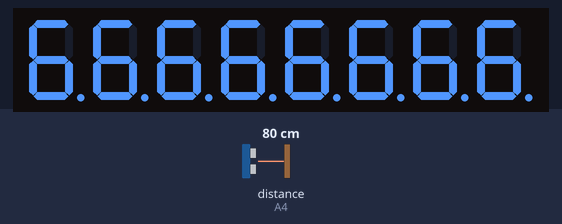
A sketch run on a simulated Arduino Uno, built with avr-gcc and run on an emulated ATmega328P. Parts: 8-digit seven-segment display. Wiring (inferred from the names in the program): ultrasonic range finder: trigger A5; echo A4; 8-digit 7-segment display, segments lit when HIGH: segments pin 10, pin 11, pin 12, pin 13, A0, A1, A2, A3; digit selects pin 9, pin 8, pin 7, pin 6, pin 5, pin 4, pin 3, pin 2. The inputs (shaded band) are chosen by the test bench; at power-on: distance to the obstacle (sensor on A4) 80 cm. The echo pulse lasts 58.3 µs per cm; the segment pins are drawn as the display they are named for; what the sketch prints to the serial monitor is not drawn.

Above: at 0.57 s.

The sketch:

Parking.ino
```cpp
//*********************************************************************************
//* LED LOGIC FROM HERE
//* https://create.arduino.cc/projecthub/SAnwandter1/programming-8x8-led-matrix-23475a
//*********************************************************************************

//*********************************************************************************
//* ULTRASONIC RANGING FROM HERE
//* https://create.arduino.cc/projecthub/abdularbi17/ultrasonic-sensor-hc-sr04-with-arduino-tutorial-327ff6
//*
//* ----------------------------------------------------------------
//* Arduino Ultrasoninc Sensor HC-SR04
//* Re-writed by Arbi Abdul Jabbaar
//* Using Arduino IDE 1.8.7
//* Using HC-SR04 Module
//* Tested on 17 September 2019
//* ----------------------------------------------------------------
//*********************************************************************************

#include <SPI.h>

//*********************************************************************************
//* PATTERNS BUILT WITH
//* https://www.riyas.org/2013/12/online-led-matrix-font-generator-with.html
//*********************************************************************************

// TUNABLES

#define	LIMIT_NEAR_CM	28.0
#define LIMIT_FAR_CM	42.0

#define DISTANCE_AVERAGE	16
#define DISTANCE_CHANNELS	2

#define DISTANCE_IDLE_EPSILON	2.0
#define DISTANCE_IDLE_COUNT		50000U

// PINS FOR RANGING

#define RANGE_TRIGGER_PIN_1	A5		// ATTACH TO PIN TRIG OF HC-SR04
#define RANGE_ECHO_PIN_1	A4		// ATTACH TO PIN ECHO OF HC-SR04

#define RANGE_TRIGGER_PIN_2	MISO	// ATTACH TO PIN TRIG OF HC-SR04
#define RANGE_ECHO_PIN_2	MOSI	// ATTACH TO PIN ECHO OF HC-SR04

// PINS FOR LED MATRIX

#define LED_ROW_1 2
#define LED_ROW_2 3
#define LED_ROW_3 4
#define LED_ROW_4 5
#define LED_ROW_5 6
#define LED_ROW_6 7
#define LED_ROW_7 8
#define LED_ROW_8 9

#define LED_COL_1 10
#define LED_COL_2 11
#define LED_COL_3 12
#define LED_COL_4 13
#define LED_COL_5 A0
#define LED_COL_6 A1
#define LED_COL_7 A2
#define LED_COL_8 A3

// DATA TYPES

typedef enum {
	S_IDLE,			// NOTHING TO DO, READ RANGE ONCE A SECOND, WAKEUP ON VALID
	S_SYMBOL,		// SHOW SYMBOL
	S_RANGING,		// DO RANGING WITH MAXIMUM SPEED, SHOW NO SYMBOL
} EState;

const byte	mayRowPins[] = { LED_ROW_1, LED_ROW_2, LED_ROW_3, LED_ROW_4, LED_ROW_5, LED_ROW_6, LED_ROW_7, LED_ROW_8 };
const byte	mayColPins[] = { LED_COL_1, LED_COL_2, LED_COL_3, LED_COL_4, LED_COL_5, LED_COL_6, LED_COL_7, LED_COL_8 };
const byte	mayRangeTriggerPin[DISTANCE_CHANNELS] = { RANGE_TRIGGER_PIN_1, RANGE_TRIGGER_PIN_2 };
const byte	mayRangeEchoPin[DISTANCE_CHANNELS] = { RANGE_ECHO_PIN_1, RANGE_ECHO_PIN_2 };

// LOTS OF SYMBOLS

const byte OFF[] = {B00000000,B00000000,B00000000,B00000000,B00000000,B00000000,B00000000,B00000000};
const byte ALL[] = {B11111111,B11111111,B11111111,B11111111,B11111111,B11111111,B11111111,B11111111};
const byte EX[]  = {B00000000,B00010000,B00010000,B00010000,B00010000,B00000000,B00010000,B00000000};
const byte A[]   = {B00000000,B00111100,B01100110,B01100110,B01111110,B01100110,B01100110,B01100110};
const byte B[]   = {B01111000,B01001000,B01001000,B01110000,B01001000,B01000100,B01000100,B01111100};
const byte C[]   = {B00000000,B00011110,B00100000,B01000000,B01000000,B01000000,B00100000,B00011110};
const byte D[]   = {B00000000,B00111000,B00100100,B00100010,B00100010,B00100100,B00111000,B00000000};
const byte E[]   = {B00000000,B00111100,B00100000,B00111000,B00100000,B00100000,B00111100,B00000000};
const byte F[]   = {B00000000,B00111100,B00100000,B00111000,B00100000,B00100000,B00100000,B00000000};
const byte G[]   = {B00000000,B00111110,B00100000,B00100000,B00101110,B00100010,B00111110,B00000000};
const byte H[]   = {B00000000,B00100100,B00100100,B00111100,B00100100,B00100100,B00100100,B00000000};
const byte I[]   = {B00000000,B00111000,B00010000,B00010000,B00010000,B00010000,B00111000,B00000000};
const byte J[]   = {B00000000,B00011100,B00001000,B00001000,B00001000,B00101000,B00111000,B00000000};
const byte K[]   = {B00000000,B00100100,B00101000,B00110000,B00101000,B00100100,B00100100,B00000000};
const byte L[]   = {B00000000,B00100000,B00100000,B00100000,B00100000,B00100000,B00111100,B00000000};
const byte M[]   = {B00000000,B00000000,B01000100,B10101010,B10010010,B10000010,B10000010,B00000000};
const byte N[]   = {B00000000,B00100010,B00110010,B00101010,B00100110,B00100010,B00000000,B00000000};
const byte O[]   = {B00000000,B00111100,B01000010,B01000010,B01000010,B01000010,B00111100,B00000000};
const byte P[]   = {B00000000,B00111000,B00100100,B00100100,B00111000,B00100000,B00100000,B00000000};
const byte Q[]   = {B00000000,B00111100,B01000010,B01000010,B01000010,B01000110,B00111110,B00000001};
const byte R[]   = {B00000000,B00111000,B00100100,B00100100,B00111000,B00100100,B00100100,B00000000};
const byte S[]   = {B00000000,B00111100,B00100000,B00111100,B00000100,B00000100,B00111100,B00000000};
const byte T[]   = {B00000000,B01111100,B00010000,B00010000,B00010000,B00010000,B00010000,B00000000};
const byte U[]   = {B00000000,B01000010,B01000010,B01000010,B01000010,B00100100,B00011000,B00000000};
const byte V[]   = {B00000000,B00100010,B00100010,B00100010,B00010100,B00010100,B00001000,B00000000};
const byte W[]   = {B00000000,B10000010,B10010010,B01010100,B01010100,B00101000,B00000000,B00000000};
const byte X[]   = {B00000000,B01000010,B00100100,B00011000,B00011000,B00100100,B01000010,B00000000};
const byte Y[]   = {B00000000,B01000100,B00101000,B00010000,B00010000,B00010000,B00010000,B00000000};
const byte Z[]   = {B00000000,B00111100,B00000100,B00001000,B00010000,B00100000,B00111100,B00000000};

// UP CARETS FOR SCROLLING ILLUSION

const byte UP_3_1[] = {B10011001, B00100100, B01000010, B10011001, B00100100, B01000010, B10011001, B00100100};
const byte UP_3_2[] = {B00100100, B01000010, B10011001, B00100100, B01000010, B10011001, B00100100, B01000010};
const byte UP_3_3[] = {B01000010, B10011001, B00100100, B01000010, B10011001, B00100100, B01000010, B10011001};

const byte UP_4_1[] = {B00011000, B00100100, B01000010, B10000001, B00011000, B00100100, B01000010, B10000001};
const byte UP_4_2[] = {B00100100, B01000010, B10000001, B00011000, B00100100, B01000010, B10000001, B00011000};
const byte UP_4_3[] = {B01000010, B10000001, B00011000, B00100100, B01000010, B10000001, B00011000, B00100100};
const byte UP_4_4[] = {B10000001, B00011000, B00100100, B01000010, B10000001, B00011000, B00100100, B01000010};

// UP, DOWN AND STOP

const byte UP_ARROW[]   = {B00011000, B00111100, B01111110, B11011011, B10011001, B00011000, B00011000, B00011000};
const byte DOWN_ARROW[] = {B00011000, B00011000, B00011000, B10011001, B11011011, B01111110, B00111100, B00011000};
const byte STOP[]       = {B00000000, B00000000, B00000000, B11111111, B11111111, B00000000, B00000000, B00000000};

const byte SMILE[]	    = {B01100110, B11100111, B11100111, B00000000, B10000001, B11000011, B01111110, B00111100};

// GLOBAL VARIABLES

const byte *	mpActiveSymbol;		// POINTS TO ONE OF THE BYTE ARRAYS WITH SYMBOLS
EState			meState;
unsigned long	mdwNextTicks;		// NEXT TIME TO CHECK FOR STATE CHANGE
float			mnLastDistance;
unsigned int	mnDistanceNoChange;

//*********************************************************************************
//* ONE TIME INIT
//*********************************************************************************

void setup()
{
    // OPEN SERIAL PORT

    Serial.begin (115200);

    // SET ALL USED LED PINS TO OUTPUT
    // THIS IS VERY IMPORTANT! IF THE PINS ARE SET TO INPUT
    // THE DISPLAY WILL BE VERY DIM.

    for (byte i = 2; i <= 13; i++) pinMode (i, OUTPUT);
    pinMode (A0, OUTPUT);
	pinMode (A1, OUTPUT);
	pinMode (A2, OUTPUT);
	pinMode (A3, OUTPUT);

	// SET RANGING PINS

	SPI.end ();
  	pinMode (RANGE_TRIGGER_PIN_1, OUTPUT);	// TRIGGER IS AN OUTPUT
  	pinMode (RANGE_ECHO_PIN_1, INPUT);		// ECHO IS AN INPUT
  	pinMode (RANGE_TRIGGER_PIN_2, OUTPUT);	// TRIGGER IS AN OUTPUT
  	pinMode (RANGE_ECHO_PIN_2, INPUT);		// ECHO IS AN INPUT


  	// INIT GLOBAL VARIABLES

  	mpActiveSymbol = OFF;
  	mnLastDistance = 0.0;
  	mnDistanceNoChange = 0U;
  	meState        = S_IDLE;
	Serial.println ("--> IDLE");
  	mdwNextTicks   = millis () + 333UL;
}

//*********************************************************************************
//* CONTINUOUS LOOP
//*********************************************************************************

void loop()
{
	unsigned long	dwTicks;
	unsigned long	dwDelta;
	bool			bStateCheck;

	// TIME TO CHECK FOR STATE CHANGE ?

    dwTicks = millis ();
    dwDelta = dwTicks - mdwNextTicks;						// THIS MAY WRAP AROUND
    bStateCheck = (dwDelta > 0 && dwDelta < 0x80000000);	// "POSITIVE" DELTA ?
	if (bStateCheck) mdwNextTicks += 333UL;

	// DISPATCH CURRENT STATE

	switch (meState) {

		// SWITCH TO ACTIVE (SYMBOL) STATE IF SOMETHING IS DETECTED

		case S_IDLE:
			if (bStateCheck) {
				if (ReadDistance ()) {
					meState = S_SYMBOL;
					Serial.println ("--> SYMBOL");
					break;
				}
			}
			break;

		// SHOW SYMBOL

		case S_SYMBOL: {
			DrawSymbol (mpActiveSymbol);
			if (bStateCheck) {
			    DrawSymbol (OFF);
				meState = S_RANGING;
				Serial.println ("--> RANGING");
			}
			break;
		}

		// MEASURE DISTANCE AND SET NEW SYMBOL AND STATE

		case S_RANGING: {

		    // MEASURE DISTANCE

			float	nRangeDistanceCM;			// VARIABLE FOR THE DISTANCE MEASUREMENT

			nRangeDistanceCM = ReadDistance ();

			// NOTHING DETECTED AT ALL ?

			if (nRangeDistanceCM == 0.0) {
				mpActiveSymbol = OFF;
				meState = S_IDLE;
				Serial.println ("--> IDLE");
				break;
			}

			// NEW STATE ?

			if (bStateCheck) {
				meState = S_SYMBOL;
				Serial.println ("--> SYMBOL");
			}

			// TOO NEAR ?

			if (nRangeDistanceCM < LIMIT_NEAR_CM) {
				mpActiveSymbol = DOWN_ARROW;
				break;
			}

			// TOO FAR AWAY ?

			if (nRangeDistanceCM > LIMIT_FAR_CM) {
				mpActiveSymbol = UP_ARROW;
				break;
			}

			// JUST RIGHT !

			mpActiveSymbol = SMILE;
			break;
		}
	}
}

//*********************************************************************************
//* DRAW ONE SYMBOL.
//* THIS WILL TAKE 8 x 8 x (150 + OVERHEAD) µs, WHICH IS 10328 µs ON MY ARDUINO UNO
//* OVERHEAD IS THEREFOR AROUND 11 µs
//*********************************************************************************

void DrawSymbol (const byte aySymbolBits[])
{
	// LOOP OVER EACH ROW

	for (byte yRow = 0; yRow < 8; yRow++) {
		digitalWrite (mayRowPins[yRow], HIGH);		// ENABLE ROW

		// IF YOU REMOVE THE ~ BEFORE aySymbolBits YOU WILL HAVE AN INVERSE DISPLAY

		byte	ySymbolBits = ~ aySymbolBits[yRow];

		// LOOP OVER EACH COLUMN

		for (byte yCol = 0; yCol < 8; yCol++) {
			digitalWrite (mayColPins[yCol], (ySymbolBits >> yCol) & 0x01);	// ENABLE COLUMN

			// NOW ONE LED AT THE ROW/COL POS IS ILLUMINATED. WAIT A MOMENT, THEN SWITCH THE COLUMN OFF

			delayMicroseconds (150);
			digitalWrite (mayColPins[yCol], HIGH);  // DISABLE COLUMN
		}

		digitalWrite (mayRowPins[yRow], LOW);  		// DISABLE ROW
	}
}

//*********************************************************************************
//* READ DISTANCE AVERAGE OVER THE LAST MEASUREMENTS (IN CM)
//*********************************************************************************

float ReadDistance ()
{
	static float	anDistances[DISTANCE_CHANNELS][DISTANCE_AVERAGE];
	static int		nIndex = -1;

	int				nChannel;

	// FIRST TIME INIT

	if (nIndex < 0) {
		memset (anDistances, 0, sizeof (anDistances));
		nIndex = 0;
	}

	// READ NEXT DISTANCE VALUE

	nChannel = nIndex & 0x0001;
	anDistances[nChannel][nIndex >> 1] = ReadOneDistance (nChannel);
	if (++nIndex >= DISTANCE_AVERAGE * DISTANCE_CHANNELS) nIndex = 0;

	// AVERAGE BOTH CHANNELS

	float	anRangeDistanceCM[DISTANCE_CHANNELS];
	float	nRangeDistanceCM;

	for (int nC=0; nC<DISTANCE_CHANNELS; nC++) {
		float	nSum   = 0.0;
		int		nCount = 0;

		for (int nI=0; nI<DISTANCE_AVERAGE; nI++) {
			if (anDistances[nC][nI]) {
				nSum += anDistances[nC][nI];
				nCount++;
			}
		}

		if (nCount) {
			anRangeDistanceCM[nC] = nSum / float (nCount);
		} else {
			anRangeDistanceCM[nC] = 0.0;
		}
	}

	// USE NEARER (LOWER, BUT NOT ZERO) VALUE

	if (anRangeDistanceCM[0]) {
		if (anRangeDistanceCM[1]) {
			nRangeDistanceCM = anRangeDistanceCM[0] < anRangeDistanceCM[1] ? anRangeDistanceCM[0] : anRangeDistanceCM[1];
		} else {
			nRangeDistanceCM = anRangeDistanceCM[0];
		}
	} else {
		nRangeDistanceCM = anRangeDistanceCM[1];
	}

	// SAME AS LAST ONE ??

	if (abs (nRangeDistanceCM - mnLastDistance) < DISTANCE_IDLE_EPSILON) {
		if (mnDistanceNoChange > DISTANCE_IDLE_COUNT) {
			return 0.0;
		} else {
			mnDistanceNoChange++;
   		}
	} else {
		if (mnDistanceNoChange) {
			Serial.print ("Changing again  ");
			Serial.print (mnDistanceNoChange);
			Serial.print ("  ");
			Serial.print (mnLastDistance);
			Serial.print ("  ");
			Serial.println (nRangeDistanceCM);
			mnDistanceNoChange = 0U;
		}
		mnLastDistance = nRangeDistanceCM;
	}

	return nRangeDistanceCM;
}

//*********************************************************************************
//* READ ONE DISTANCE VALUE FROM SENSOR
//*********************************************************************************

float ReadOneDistance (int nChannel)
{
    // MEASURE DISTANCE

	long	lRangeDurationMicroSeconds;		// VARIABLE FOR THE DURATION OF SOUND WAVE TRAVEL
	float	nRangeDistanceCM;				// VARIABLE FOR THE DISTANCE MEASUREMENT

	// CLEARS THE RANGE_TRIGGER_PIN CONDITION

	digitalWrite (mayRangeTriggerPin[nChannel], LOW);
	while (digitalRead (mayRangeEchoPin[nChannel]) == HIGH);
	delayMicroseconds (5);

	// SETS THE RANGE_TRIGGER_PIN HIGH (ACTIVE) FOR 10 MICROSECONDS

	digitalWrite (mayRangeTriggerPin[nChannel], HIGH);
	delayMicroseconds (12);
	digitalWrite (mayRangeTriggerPin[nChannel], LOW);

	// READS THE RANGE_ECHO_PIN, RETURNS THE SOUND WAVE TRAVEL TIME IN MICROSECONDS

	lRangeDurationMicroSeconds = pulseIn (mayRangeEchoPin[nChannel], HIGH, 15000);

	// CALCULATE THE DISTANCE [WIKIPEDIA: "Die Schallgeschwindigkeit in trockener Luft von 20 °C beträgt 343,2 m/s (1236 km/h)"]

	nRangeDistanceCM = float (lRangeDurationMicroSeconds) * 0.03432 / 2.0; // SPEED OF SOUND WAVE DIVIDED BY 2 (GO AND BACK)

 	return nRangeDistanceCM;
}
```
